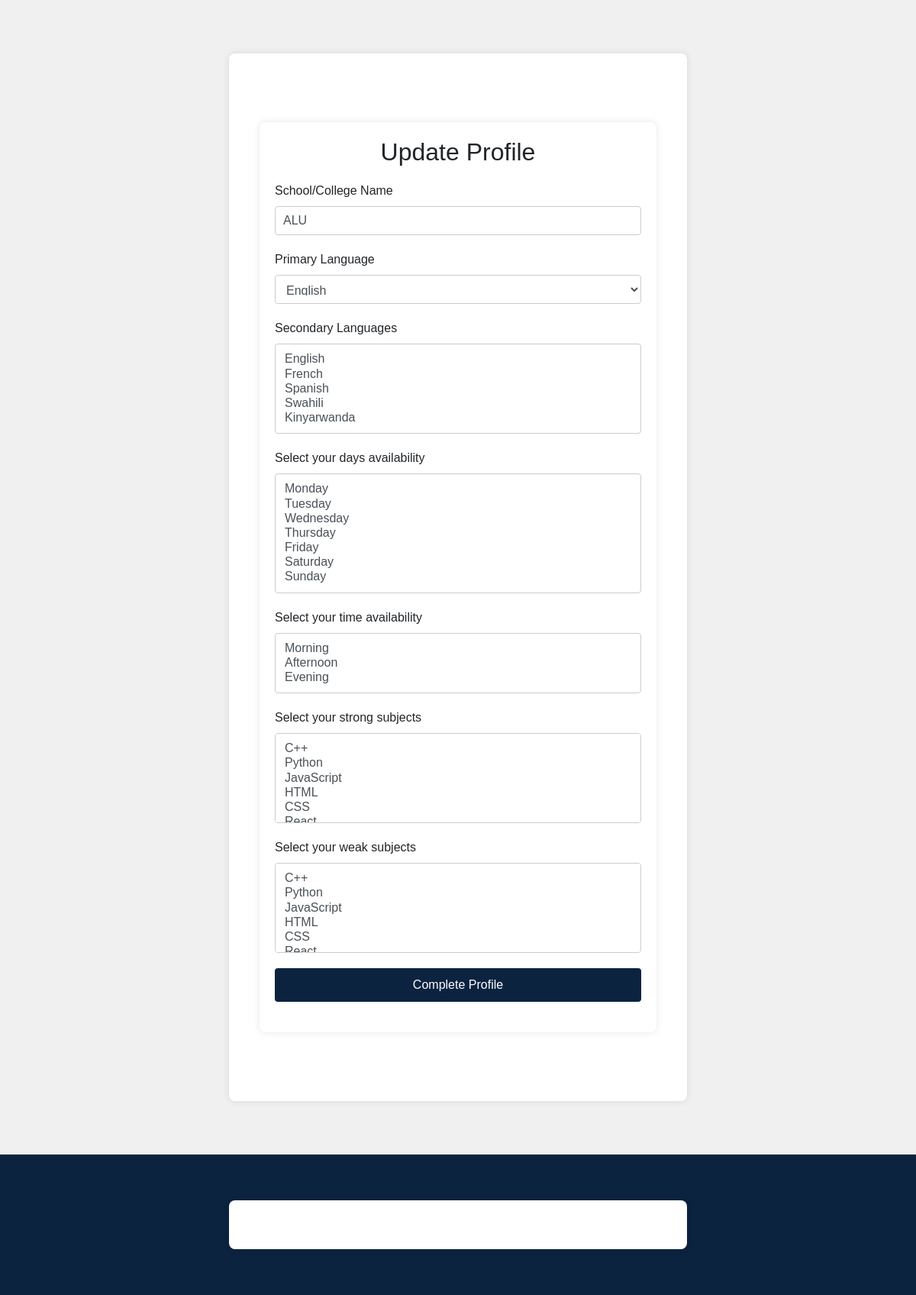
The app's page /profile/update (signed in) with its own data.
### study/db_models.py (models this page shows)
class Profile(db.Model):
    __tablename__ = 'profile'
    id = db.Column(db.Integer, primary_key=True, autoincrement=True)
    username = db.Column(db.String(50), db.ForeignKey('user.username', ondelete='CASCADE', onupdate='CASCADE', name='fk_profile_user_username'), nullable=False)
    school = db.Column(db.String(100), nullable=False)
    strong_subjects = db.Column(db.String(255), nullable=False)
    weak_subjects = db.Column(db.String(255), nullable=False)
    primary_language = db.Column(db.String(50), nullable=False)
    secondary_languages = db.Column(db.String(200))
    days = db.Column(db.String(50), nullable=False)
    times = db.Column(db.String(50), nullable=False)
    user = db.relationship('User', back_populates='profile')

### study/routes.py (the view, shortened to what this page needs)
    @app.route('/profile/update', methods=['GET', 'POST'])
    @login_required
    def profileupdate():
        user = Profile.query.filter_by(username=current_user.username).first_or_404()
        form=ProfileForm(obj=user)
        return render_template('updateprofile.html', form=form, user=user)

### study/forms.py
class ProfileForm(FlaskForm):
    school = StringField('School/College Name', validators=[DataRequired(), Length(max=100)])
    primary_language = SelectField('Primary Language', choices=languages, validators=[DataRequired()])
    secondary_languages = SelectMultipleField('Secondary Languages', choices=languages, coerce=str)
    days = SelectMultipleField('Select your days availability', choices=days_of_week, validators=[InputRequired()])
    times = SelectMultipleField('Select your time availability', choices=time_slots, validators=[InputRequired()])
    strong_subjects = SelectMultipleField('Select your strong subjects', choices=subjects, validators=[InputRequired(), max_length_check])
    weak_subjects = SelectMultipleField('Select your weak subjects', choices=subjects, validators=[InputRequired(), max_length_check])
    submit = SubmitField('Complete Profile')

### study/__init__.py (called while the page is built)
def create_app():
    app = Flask(__name__)
    app.config.from_object('study.config.Config')
    db.init_app(app)
    migrate.init_app(app, db)
    login_manager = LoginManager(app)
    login_manager.login_view = 'login'
    from study.db_models import User
    from .routes import register_routes
    @login_manager.user_loader
    def load_user(username):
        return User.query.get(username)
    with app.app_context():
        db.create_all()
    register_routes(app)
    return app

### study/templates/updateprofile.html (shortened to what this page needs)
{% extends 'base.html' %}
{% block content %}
<main>
    <div class="container">
        <h2>Update Profile</h2>
        <form method="POST" action="/profile/update">
            <div class="form-group">
                {{ form.school.label }}
                {{ form.school(class="form-control") }}
            </div>
            <div class="form-group">
                {{ form.primary_language.label }}
                {{ form.primary_language(class="form-control") }}
            </div>
            <div class="form-group">
                {{ form.secondary_languages.label }}
                {{ form.secondary_languages(class="form-control", size=5, multiple=True) }}
            </div>
            <div class="form-group">
                {{ form.days.label }}
                {{ form.days(class="form-control", size=7, multiple=True) }}
            </div>
            <div class="form-group">
                {{ form.times.label }}
                {{ form.times(class="form-control", size=3, multiple=True) }}
            </div>
            <div class="form-group">
                {{ form.strong_subjects.label }}
                {{ form.strong_subjects(class="form-control", size=5, multiple=True) }}
            </div>
            <div class="form-group">
                {{ form.weak_subjects.label }}
                {{ form.weak_subjects(class="form-control", size=5, multiple=True) }}
            </div>
            <div class="form-group">
                {{ form.submit(class="btn btn-primary") }}
            </div>
        </form>
    </div>
</main>
{% endblock %}

### study/templates/base.html (style rules this page uses)
body { font-family: 'Arial', sans-serif; margin: 0; padding: 0; background-color: #f0f0f0; }
main { padding: 20px; }
.container { max-width: 1200px; margin: 0 auto; padding: 0 20px; }

### study/templates/updateprofile.html (style rules this page uses)
body { font-family: 'Arial', sans-serif; margin: 0; padding: 0; background-color: #f0f0f0; }
.container { max-width: 600px; margin: 50px auto; padding: 20px; background-color: #fff; border-radius: 8px; box-shadow: 0 0 10px rgba(0, 0, 0, 0.1); }
h2 { text-align: center; margin-bottom: 20px; }
.form-group { margin-bottom: 20px; }
.form-control { width: 100%; padding: 10px; border-radius: 4px; border: 1px solid #ccc; }
.btn-primary { background-color: #0c2340; color: white; padding: 10px 20px; border: none; border-radius: 4px; cursor: pointer; width: 100%; }

### records on screen
Profile: school "ALU", primary_language "English", secondary_languages "English / French / Spanish / Swahili / Kinyarwanda", days "Monday / Tuesday / Wednesday / Thursday / Friday / Saturday / Sunday", times "Morning / Afternoon / Evening", strong_subjects "C++ / Python / JavaScript / HTML / CSS", weak_subjects "C++ / Python / JavaScript / HTML / CSS"
